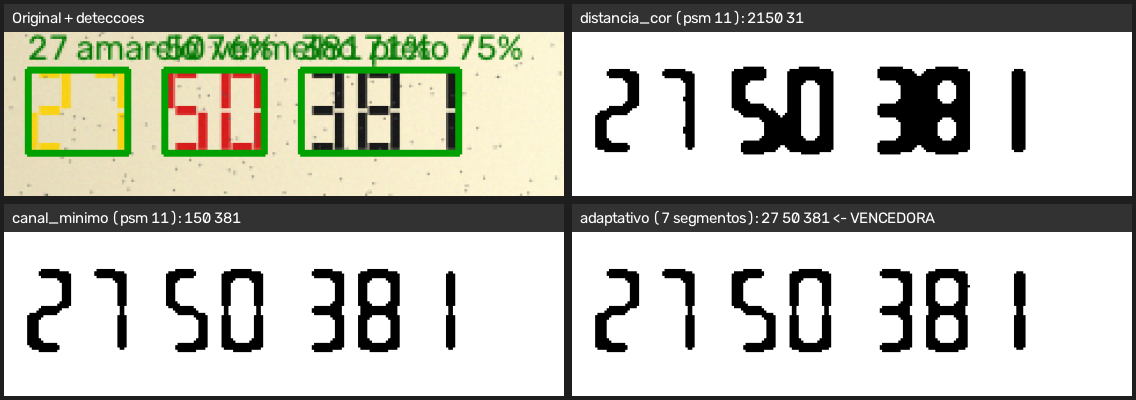
#> input picture exemplo_7seg_debug.png, 1136 x 400 px
$ python -i ocr_numeros.py   (imports and definitions only)
#> lines starting #> are read from the running program, lines starting #| are printed output that depends on the picture; after the words box and inside, x2 and y2 are one past the last pixel; in counts of white or black regions, pixels touching at a corner belong together
#> further down, picture is the input picture: shape (400, 1136, 3); mean B, G, R 177, 187, 185.3
#!/usr/bin/env python3
"""
ocr_numeros.py - Extrai números coloridos (amarelo, vermelho, preto) de uma imagem
de display/contador usando OpenCV + Tesseract.

Por que não usar só escala de cinza + threshold?
    Em cinza, amarelo puro (R=255, G=255, B=0) vira ~226, quase o mesmo tom de um
    fundo claro amarelado (~235). Nenhum threshold separa bem os dois. Este script
    usa representações em que AS TRÊS cores ficam escuras e o fundo fica claro:

      * canal mínimo  min(B, G, R): amarelo -> B~0, vermelho -> G,B~0, preto -> ~0
      * distância de cor (Lab) de cada pixel até o fundo estimado localmente

    Depois testa várias estratégias de limpeza x vários modos do Tesseract (--psm)
    e fica com a leitura de maior confiança. Também informa a cor de cada número.

Uso:
    python ocr_numeros.py imagem.png
    python ocr_numeros.py imagem.jpg --psm 11          # números espalhados
    python ocr_numeros.py display.png --segmentos      # display de 7 segmentos
    python ocr_numeros.py imagem.png --sem-janela --salvar-debug
    python ocr_numeros.py imagem.png --json            # saída para outros programas
"""

import argparse
import json
import math
import os
import platform
import shutil
import sys
from dataclasses import dataclass
from pathlib import Path

import cv2
import numpy as np
import pytesseract

# Altura (px) em que o Tesseract lê dígitos melhor. A imagem é redimensionada
# para que os dígitos fiquem perto disso, o que também deixa os kernels
# morfológicos abaixo com tamanho fixo e previsível.
ALTURA_ALVO = 40
MARGEM = 20  # borda branca em volta: o Tesseract erra com texto colado na borda
PSMS_PADRAO = (6, 7, 11)  # bloco uniforme, linha única, texto esparso
DIGITOS = "0123456789"
# Trocas comuns quando o Tesseract lê um dígito como letra/símbolo.
CONFUSOES = str.maketrans("OoDQlIi|![]ZzSsBGbgq", "00001111111225586699")
_releituras = {}  # cache: (forma, hash do recorte) -> (texto, confiança)

# Display de 7 segmentos: região de cada segmento (x0, x1, y0, y1), relativa à caixa do dígito.
#    aaa
#   f   b
#    ggg
#   e   c
#    ddd
REGIOES_7SEG = {
    "a": (0.25, 0.75, 0.00, 0.15), "b": (0.70, 1.00, 0.10, 0.45),
    "c": (0.70, 1.00, 0.55, 0.90), "d": (0.25, 0.75, 0.85, 1.00),
    "e": (0.00, 0.30, 0.55, 0.90), "f": (0.00, 0.30, 0.10, 0.45),
    "g": (0.25, 0.75, 0.43, 0.57),
}
PADROES_7SEG = {  # segmentos acesos, na ordem abcdefg
    "1111110": "0", "0110000": "1", "1101101": "2", "1111001": "3", "0110011": "4",
    "1011011": "5", "1011111": "6", "0011111": "6", "1110000": "7", "1110010": "7",
    "1111111": "8", "1111011": "9", "1110011": "9",
}

CAMINHOS_TESSERACT = {
    "Windows": [
        r"C:\Program Files\Tesseract-OCR\tesseract.exe",
        r"C:\Program Files (x86)\Tesseract-OCR\tesseract.exe",
        os.path.expandvars(r"%LOCALAPPDATA%\Programs\Tesseract-OCR\tesseract.exe"),
    ],
    "Darwin": ["/opt/homebrew/bin/tesseract", "/usr/local/bin/tesseract"],
    "Linux": ["/usr/bin/tesseract", "/usr/local/bin/tesseract"],
}

INSTRUCOES_INSTALACAO = """
ERRO: o executável do Tesseract não foi encontrado.
O pacote 'pytesseract' é só uma ponte; o motor do Tesseract precisa estar instalado.

  Windows : winget install --id UB-Mannheim.TesseractOCR
            (ou o instalador em https://github.com/UB-Mannheim/tesseract/wiki)
  Linux   : sudo apt install tesseract-ocr        (Debian/Ubuntu)
            sudo dnf install tesseract            (Fedora)
  macOS   : brew install tesseract

Se instalou em outro lugar, informe o caminho:
  python ocr_numeros.py imagem.png --tesseract "C:\\caminho\\tesseract.exe"
  (ou defina a variável de ambiente TESSERACT_CMD)

Detalhes passo a passo no README.md.
"""


@dataclass
class Leitura:
    texto: str
    confianca: float
    caixa: tuple  # (x, y, w, h) na imagem redimensionada
    cor: str = "?"


@dataclass
class Candidato:
    estrategia: str
    psm: object  # número do --psm, "7seg" (decodificador), "10" (dígito a dígito) ou "voto"
    leituras: list
    mascara: np.ndarray

    @property
    def modo(self):
        return {"7seg": "7 segmentos", "10": "1 a 1", "voto": "votação"}.get(self.psm, f"psm {self.psm}")

    @property
    def total_digitos(self):
        return sum(len(l.texto) for l in self.leituras)

    # [55 lines left out: functions pontuacao, configurar_tesseract, carregar_imagem, not called in this run]


# --------------------------------------------------------------------------- #
# Pré-processamento
# --------------------------------------------------------------------------- #
def canal_minimo(img):
    """min(B, G, R) por pixel: amarelo, vermelho e preto ficam escuros; fundo claro fica claro."""
    b, g, r = cv2.split(img)
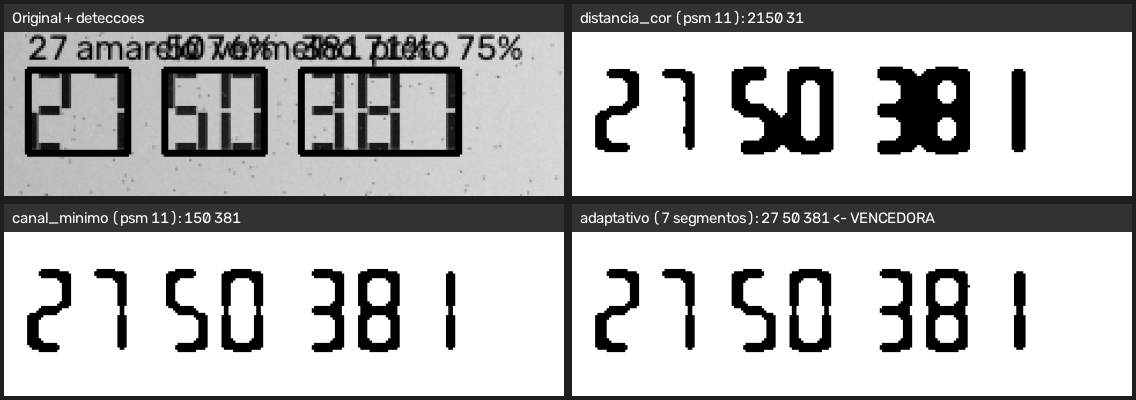
#> b: shape (400, 1136); min 0, max 255, mean 177
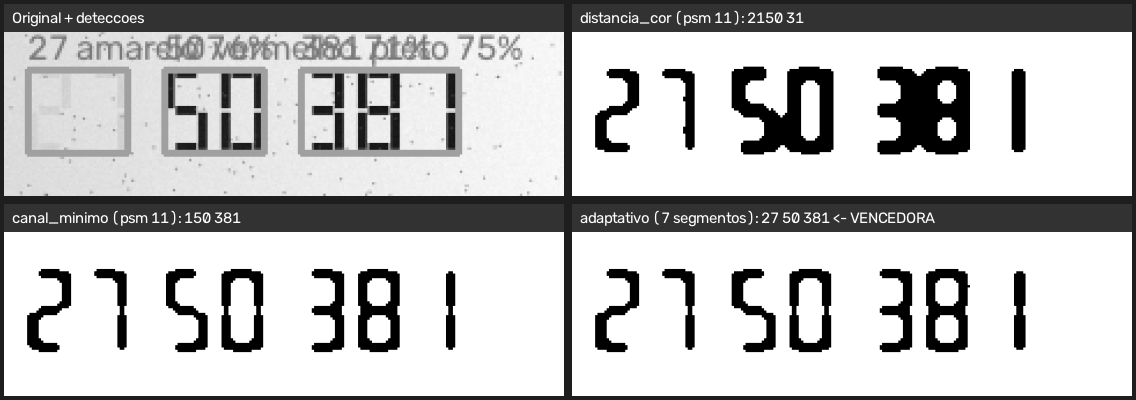
#> g: shape (400, 1136); min 0, max 255, mean 187
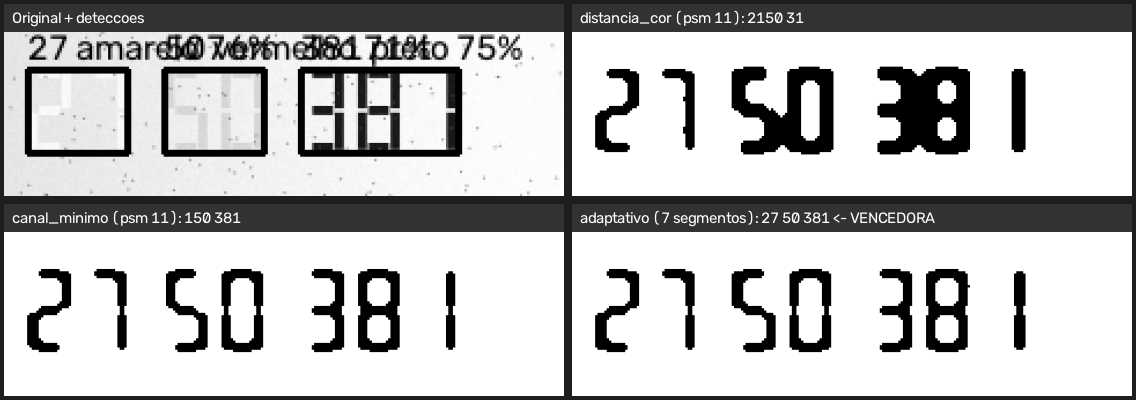
#> r: shape (400, 1136); min 0, max 255, mean 185.3
    return cv2.min(cv2.min(b, g), r)


def estimar_altura_digitos(img, segmentos=False):
    """Estimativa grosseira da altura dos dígitos (px), usada para escolher a escala."""
    _, mascara = cv2.threshold(canal_minimo(img), 0, 255, cv2.THRESH_BINARY_INV + cv2.THRESH_OTSU)
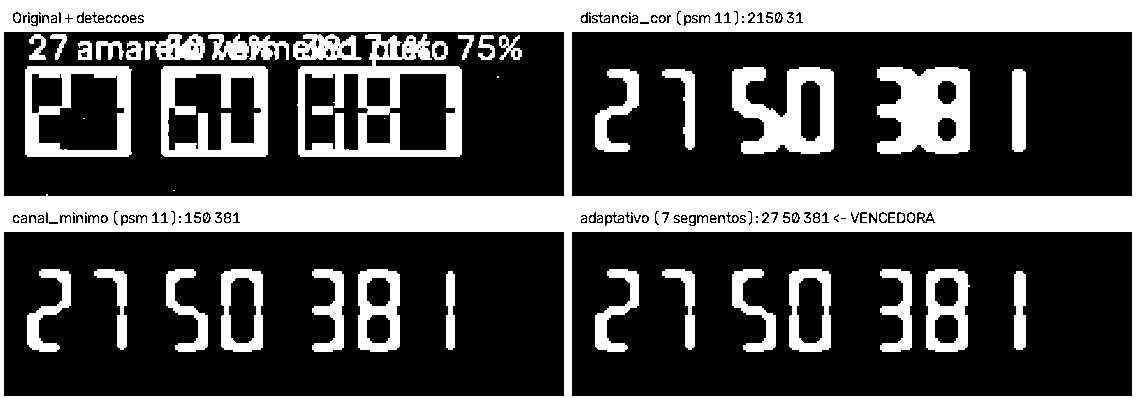
#> mascara: shape (400, 1136); 31.1% white; 78 white regions (36 under 20 px), largest, box (x1, y1, x2, y2) and area: (0, 0, 1136, 400) 83122, (297, 34, 462, 157) 7937, (877, 67, 970, 154) 6002
    if segmentos:
        # Junta os segmentos de cada dígito, senão mede só um segmento.
        vao = max(3, int(0.06 * img.shape[0]))
        mascara = cv2.dilate(mascara, cv2.getStructuringElement(cv2.MORPH_RECT, (max(3, vao // 2), vao)))
    _, _, stats, _ = cv2.connectedComponentsWithStats(mascara, connectivity=8)
#> stats = 79 rows, first 6: [4, 11, 1128, 385, 313099], [0, 0, 1136, 400, 83122], [14, 14, 6, 8, 35], [776, 14, 5, 8, 23], [32, 16, 4, 6, 18], [78, 16, 4, 6, 18]
    alturas = stats[1:, cv2.CC_STAT_HEIGHT]
#> alturas = 78 values, max 400 at index 0, min 1 at index 37, mean 35.27
    areas = stats[1:, cv2.CC_STAT_AREA]
#> areas = 78 values, max 83122 at index 0, min 1 at index 38, mean 1811.6
    validos = (alturas >= 5) & (alturas < img.shape[0] * 0.95)
    if not validos.any():
        return None
    alturas, areas = alturas[validos], areas[validos]
#> alturas = 54 values, max 123 at index 13, min 6 at index 2, mean 42.44; areas = 54 values, max 7937 at index 13, min 17 at index 4, mean 1074
    # Ruído costuma ser numeroso, mas pequeno: mede só os componentes com área de dígito.
    referencia = np.median(np.sort(areas)[-5:])
#> referencia = 5254
    altura = float(np.median(alturas[areas >= 0.25 * referencia]))
#> altura = 83
    return altura - (vao - 1) if segmentos else altura  # desconta o que a dilatação somou


# [54 lines left out: functions calcular_escala, estimar_fundo_local, limiar_robusto, mascara_distancia_cor, mascara_canal_minimo, mascara_adaptativa, not called in this run]


ESTRATEGIAS = {
    "distancia_cor": mascara_distancia_cor,
    "canal_minimo": mascara_canal_minimo,
    "adaptativo": mascara_adaptativa,
}


# [401 lines left out: functions limpar_mascara, preparar_para_tesseract, reler_com_whitelist, ler_digitos, decodificar_7seg, _juntar_digitos and 10 more, not called in this run]


def salvar_imagem(caminho, imagem):
    cv2.imencode(Path(caminho).suffix or ".png", imagem)[1].tofile(str(caminho))


# --------------------------------------------------------------------------- #
# Programa principal
# --------------------------------------------------------------------------- #
# [165 lines left out: functions processar, main, not called in this run]


# [2 lines not run here, left out]

>>> import cv2
>>> picture = cv2.imread('exemplo_7seg_debug.png')
>>> result = estimar_altura_digitos(picture)
#> result = 83
